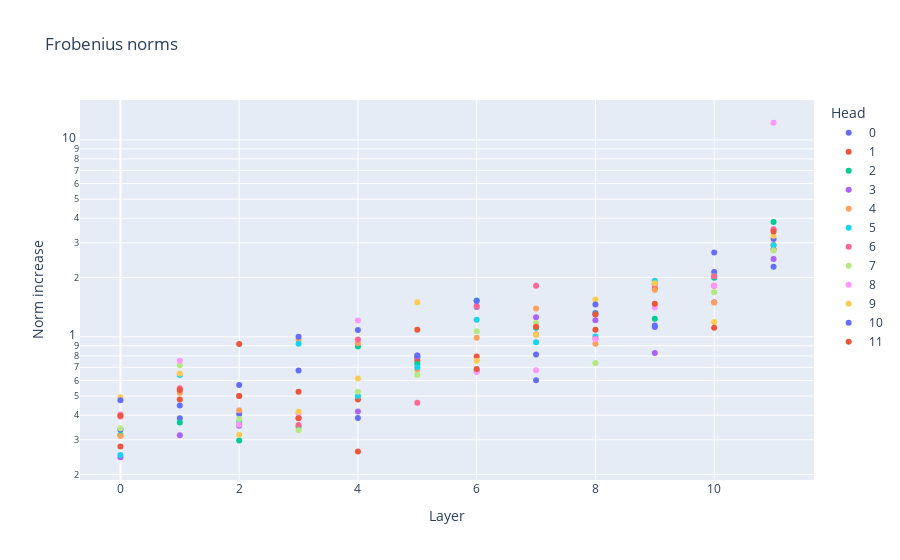

The notebook cell this image was saved under:
### Markdown cell above
#### Frobenius norm

`W_OV.norm(dim=(-2,-1))` (used below) is close to the result above and `b_O` is usually negligible. Note: `b_V` is set to zero (folded-in to other weights)

### Code cell
from fancy_einsum import einsum

print("Model name:", model_name)

df_OV_scale = pd.DataFrame(columns=["Layer", "Head", "Norm increase"])

for layer in range(model.cfg.n_layers):
    assert torch.allclose(
        torch.zeros(1), model.blocks[layer].attn.b_V
    ), "b_V should be zero in default TransformerLens"
    W_OVs = einsum(
        "head hidden embedout, head embed hidden -> head embed embedout",
        model.blocks[layer].attn.W_O,
        model.blocks[layer].attn.W_V,
    )
    mean_norm_increase = W_OVs.norm(dim=(-2, -1)) / np.sqrt(model.cfg.d_model)
    for head in range(model.cfg.n_heads):
        # print(f"Layer {layer:2d} Head {head:2d} OV matrix increases embedding norm by factor {mean_norm_increase[head]:.2f}")
        df_OV_scale = pd.concat(
            [
                df_OV_scale,
                pd.DataFrame(
                    [[layer, head, mean_norm_increase[head].item()]],
                    columns=["Layer", "Head", "Norm increase"],
                ),
            ],
            ignore_index=True,
        )

# Scatter Layer scale, log scale
fig = px.scatter(
    df_OV_scale,
    x="Layer",
    y="Norm increase",
    color="Head",
    log_y=True,
    title="Frobenius norms",
)
fig.show()

### Figure 1 — Plotly figure (JSON) as saved in the notebook; plotly's stock layout.template omitted (floating-point values rounded to 4 significant figures)
{"data": [{"hovertemplate": "Head=0<br>Layer=%{x}<br>Norm increase=%{y}<extra></extra>", "legendgroup": "0", "marker": {"color": "#636efa", "symbol": "circle"}, "mode": "markers", "name": "0", "orientation": "v", "showlegend": true, "type": "scatter", "x": [0, 1, 2, 3, 4, 5, 6, 7, 8, 9, 10, 11], "xaxis": "x", "y": [0.337, 0.3862, 0.405, 0.6742, 0.3872, 0.7812, 0.6708, 0.6021, 1.32, 1.14, 2.131, 3.138], "yaxis": "y"}, {"hovertemplate": "Head=1<br>Layer=%{x}<br>Norm increase=%{y}<extra></extra>", "legendgroup": "1", "marker": {"color": "#EF553B", "symbol": "circle"}, "mode": "markers", "name": "1", "orientation": "v", "showlegend": true, "type": "scatter", "x": [0, 1, 2, 3, 4, 5, 6, 7, 8, 9, 10, 11], "xaxis": "x", "y": [0.2777, 0.4809, 0.9183, 0.5266, 0.4808, 0.7532, 0.7947, 1.029, 1.085, 1.761, 1.818, 2.787], "yaxis": "y"}, {"hovertemplate": "Head=2<br>Layer=%{x}<br>Norm increase=%{y}<extra></extra>", "legendgroup": "2", "marker": {"color": "#00cc96", "symbol": "circle"}, "mode": "markers", "name": "2", "orientation": "v", "showlegend": true, "type": "scatter", "x": [0, 1, 2, 3, 4, 5, 6, 7, 8, 9, 10, 11], "xaxis": "x", "y": [0.3174, 0.3667, 0.2976, 0.3492, 0.8935, 0.7267, 1.53, 1.112, 1.3, 1.236, 1.994, 3.833], "yaxis": "y"}, {"hovertemplate": "Head=3<br>Layer=%{x}<br>Norm increase=%{y}<extra></extra>", "legendgroup": "3", "marker": {"color": "#ab63fa", "symbol": "circle"}, "mode": "markers", "name": "3", "orientation": "v", "showlegend": true, "type": "scatter", "x": [0, 1, 2, 3, 4, 5, 6, 7, 8, 9, 10, 11], "xaxis": "x", "y": [0.2446, 0.3164, 0.3532, 0.387, 0.4175, 0.7962, 1.417, 1.256, 1.213, 0.8266, 1.497, 2.487], "yaxis": "y"}, {"hovertemplate": "Head=4<br>Layer=%{x}<br>Norm increase=%{y}<extra></extra>", "legendgroup": "4", "marker": {"color": "#FFA15A", "symbol": "circle"}, "mode": "markers", "name": "4", "orientation": "v", "showlegend": true, "type": "scatter", "x": [0, 1, 2, 3, 4, 5, 6, 7, 8, 9, 10, 11], "xaxis": "x", "y": [0.3135, 0.5193, 0.4236, 0.9637, 0.9277, 0.682, 0.9896, 1.393, 0.9209, 1.727, 1.493, 2.935], "yaxis": "y"}, {"hovertemplate": "Head=5<br>Layer=%{x}<br>Norm increase=%{y}<extra></extra>", "legendgroup": "5", "marker": {"color": "#19d3f3", "symbol": "circle"}, "mode": "markers", "name": "5", "orientation": "v", "showlegend": true, "type": "scatter", "x": [0, 1, 2, 3, 4, 5, 6, 7, 8, 9, 10, 11], "xaxis": "x", "y": [0.2512, 0.6391, 0.3706, 0.9216, 0.5006, 0.7014, 1.219, 0.9378, 1.005, 1.923, 2.036, 2.914], "yaxis": "y"}, {"hovertemplate": "Head=6<br>Layer=%{x}<br>Norm increase=%{y}<extra></extra>", "legendgroup": "6", "marker": {"color": "#FF6692", "symbol": "circle"}, "mode": "markers", "name": "6", "orientation": "v", "showlegend": true, "type": "scatter", "x": [0, 1, 2, 3, 4, 5, 6, 7, 8, 9, 10, 11], "xaxis": "x", "y": [0.3937, 0.5482, 0.5002, 0.3561, 0.9689, 0.4624, 1.433, 1.816, 0.9778, 1.851, 2.027, 3.515], "yaxis": "y"}, {"hovertemplate": "Head=7<br>Layer=%{x}<br>Norm increase=%{y}<extra></extra>", "legendgroup": "7", "marker": {"color": "#B6E880", "symbol": "circle"}, "mode": "markers", "name": "7", "orientation": "v", "showlegend": true, "type": "scatter", "x": [0, 1, 2, 3, 4, 5, 6, 7, 8, 9, 10, 11], "xaxis": "x", "y": [0.3432, 0.7171, 0.3823, 0.335, 0.5259, 0.6415, 1.068, 1.174, 0.7354, 1.467, 1.683, 2.743], "yaxis": "y"}, {"hovertemplate": "Head=8<br>Layer=%{x}<br>Norm increase=%{y}<extra></extra>", "legendgroup": "8", "marker": {"color": "#FF97FF", "symbol": "circle"}, "mode": "markers", "name": "8", "orientation": "v", "showlegend": true, "type": "scatter", "x": [0, 1, 2, 3, 4, 5, 6, 7, 8, 9, 10, 11], "xaxis": "x", "y": [0.4044, 0.755, 0.3582, 0.4092, 1.208, 0.8061, 0.6628, 0.6754, 0.9722, 1.409, 1.816, 12.22], "yaxis": "y"}, {"hovertemplate": "Head=9<br>Layer=%{x}<br>Norm increase=%{y}<extra></extra>", "legendgroup": "9", "marker": {"color": "#FECB52", "symbol": "circle"}, "mode": "markers", "name": "9", "orientation": "v", "showlegend": true, "type": "scatter", "x": [0, 1, 2, 3, 4, 5, 6, 7, 8, 9, 10, 11], "xaxis": "x", "y": [0.4932, 0.6518, 0.3186, 0.4168, 0.6145, 1.499, 0.7554, 1.024, 1.546, 1.869, 1.188, 3.262], "yaxis": "y"}, {"hovertemplate": "Head=10<br>Layer=%{x}<br>Norm increase=%{y}<extra></extra>", "legendgroup": "10", "marker": {"color": "#636efa", "symbol": "circle"}, "mode": "markers", "name": "10", "orientation": "v", "showlegend": true, "type": "scatter", "x": [0, 1, 2, 3, 4, 5, 6, 7, 8, 9, 10, 11], "xaxis": "x", "y": [0.4761, 0.4476, 0.57, 0.9996, 1.083, 0.8041, 1.518, 0.8123, 1.459, 1.123, 2.68, 2.267], "yaxis": "y"}, {"hovertemplate": "Head=11<br>Layer=%{x}<br>Norm increase=%{y}<extra></extra>", "legendgroup": "11", "marker": {"color": "#EF553B", "symbol": "circle"}, "mode": "markers", "name": "11", "orientation": "v", "showlegend": true, "type": "scatter", "x": [0, 1, 2, 3, 4, 5, 6, 7, 8, 9, 10, 11], "xaxis": "x", "y": [0.3983, 0.5362, 0.5005, 0.3856, 0.2615, 1.087, 0.686, 1.123, 1.297, 1.47, 1.112, 3.429], "yaxis": "y"}], "layout": {"legend": {"title": {"text": "Head"}, "tracegroupgap": 0}, "title": {"text": "Frobenius norms"}, "xaxis": {"anchor": "y", "domain": [0, 1], "title": {"text": "Layer"}}, "yaxis": {"anchor": "x", "domain": [0, 1], "title": {"text": "Norm increase"}, "type": "log"}}}
